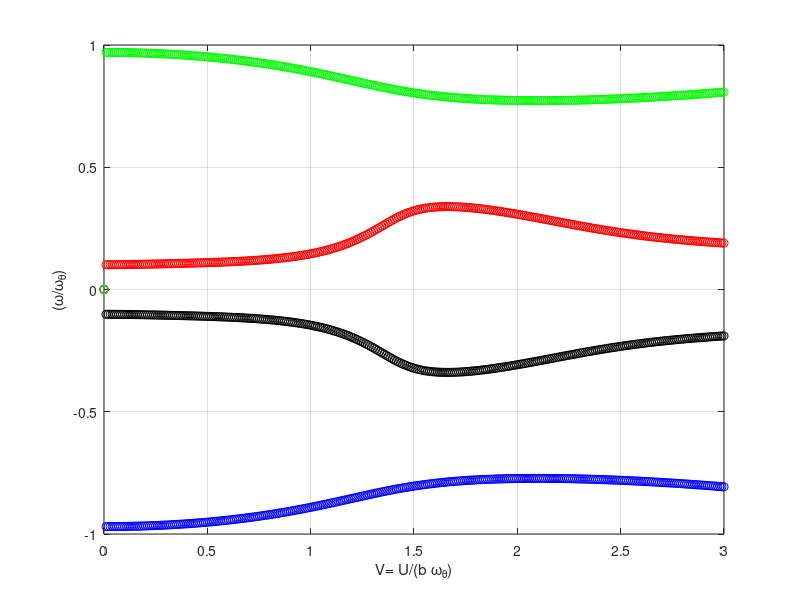
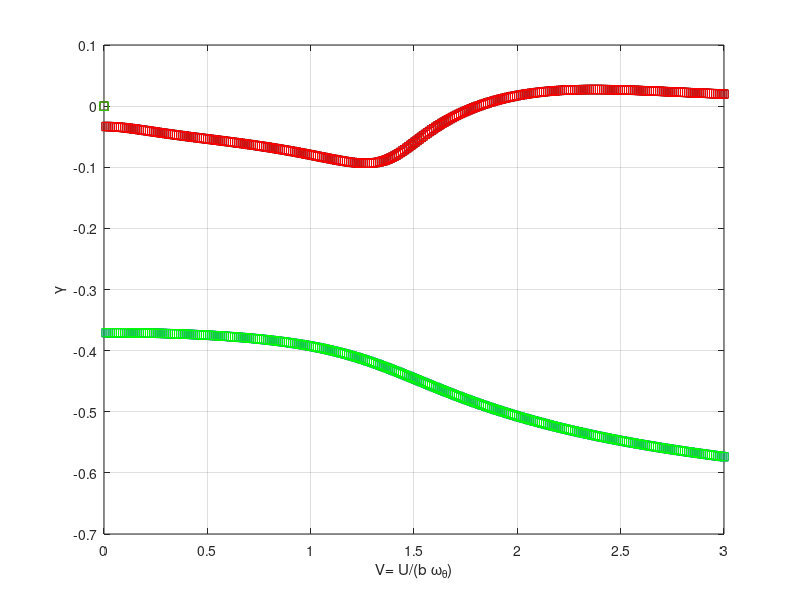

These charts were generated, in order, by the following MATLAB code:
clc;
clear
close all;
%inputs
mf = 80;
AR = 7.75;
S = 17.6;
me = (0.4535*2.5*(10.7639*S))/2;
m = me+mf;
Span = sqrt(S*AR);
l = Span/2;
c = Span/AR;
b = c/2;
e= -0.3;
a= -0.2;
xtheta = e-a;
rho = 1.225;
mu = m/(pi*rho*b^2*l);
EI = 200000;
GJ = 100000;
Ip = 7;
rs = Ip/(m*b^2);
wh = 1.8751^2*sqrt(EI/(m*l^3));
wt = (pi/2)*sqrt(GJ/(Ip*l));
sigma = wh/wt;
N = 300; %number of divisions
%equations and pre-defining vectors/matrices

V_vec = linspace(0,3,N); %the reduced velocity vector
r1 = zeros(1,N); %first root
r2 = zeros(1,N); %second root
r3 = zeros(1,N); %third root
r4 = zeros(1,N); %fourth root
k_mat = zeros(4,N);
damp_mat = zeros(4,N);
omega_ratio_mat = zeros(4,N);
k_guess = 1;
tol = 1e-6;
for j = 2 : N
V = V_vec (j);
k = k_guess;
for jj = 1 : 4
diff_k = 1;
while abs(diff_k) > tol
Cfun = (0.01365+0.2808*1i*k-k^2/2)/(0.01365+0.3455*1i*k-k^2); 
f11 = sigma^2/V^2 - k^2/mu + 2*1i*k*Cfun/mu;
f12 = (k*(1i+a*k)+(2+1i*k*(1-2*a))*Cfun)/mu;
f21 = (a*k^2-1i*k*(1+2*a)*Cfun)/mu;
f22 = ( 8*mu*rs/V^2 + 4*1i*(1+2*a)*(2*1i-k*(1-2*a))*Cfun-k*(k-4*1i+8*a*(1i+a*k)) )/(8*mu);
poly = [rs-xtheta^2 0 f22+f11*rs-f21*xtheta-f12*xtheta 0 f11*f22-f12*f21]; 
rts = roots( poly );
[~,indx] = sort(imag(rts));
rts_sorted = rts(indx);
rootjj = rts_sorted(jj);
k_new = imag(rootjj);
damp_new = real(rts_sorted(jj));
diff_k = k_new - k;
k = k_new;
disp(diff_k);
end;
k_mat(jj,j) = k_new;
damp_mat(jj,j) = damp_new;
omega_ratio_mat(jj,j) = k_new*V;
end;
end;
figure;
plot(V_vec,omega_ratio_mat(1,:),'bo');
hold on;
plot(V_vec,omega_ratio_mat(2,:),'ko');
plot(V_vec,omega_ratio_mat(3,:),'ro');
plot(V_vec,omega_ratio_mat(4,:),'go');
grid on;
xlabel('V= U/(b \omega_\theta)');
ylabel('(\omega/\omega_\theta)');
figure;
plot(V_vec,damp_mat(1,:),'bs');
hold on;
plot(V_vec,damp_mat(2,:),'ks');
plot(V_vec,damp_mat(3,:),'rs');
plot(V_vec,damp_mat(4,:),'gs');
grid on;
xlabel('V= U/(b \omega_\theta)');
ylabel('\gamma');